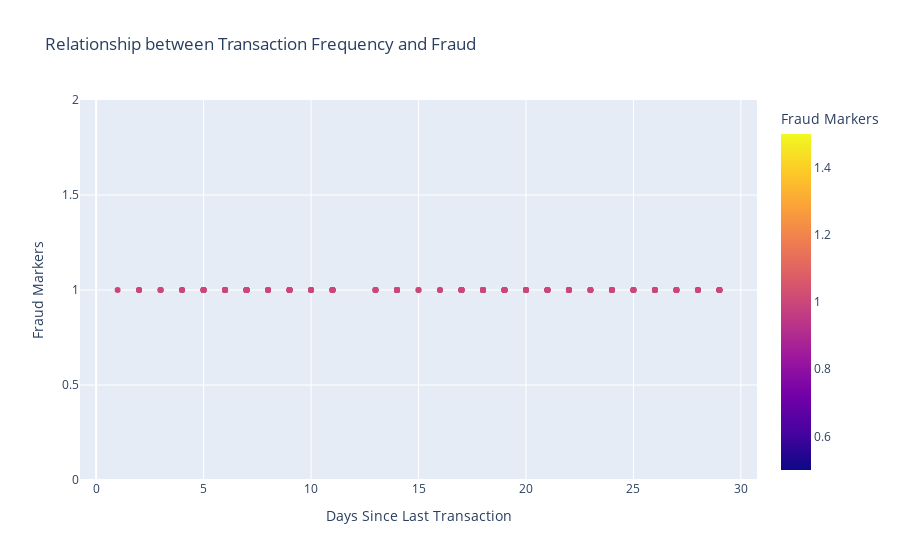

Write notebook code for a chart like this one.
### Code cell
#plot 6:Relationship between Days Since Last Transaction and Fraud using scatter plot
fig = px.scatter(fraud, x='Days_Since_Last_Transaction', y='fraud',
                   title='Relationship between Transaction Frequency and Fraud',
                   labels={'Days_Since_Last_Transaction': 'Days Since Last Transaction', 'fraud': 'Fraud Markers'},
                   color='fraud',color_discrete_map={0: 'lightblue', 1: 'orange'} )

fig.show()

### Figure 1 — Plotly figure (JSON) as saved in the notebook; plotly's stock layout.template omitted (floating-point values rounded to 4 significant figures; data arrays with more than 128 entries replaced by an {"elided": "..."} marker saying what was removed)
{"data": [{"hovertemplate": "Days Since Last Transaction=%{x}<br>Fraud Markers=%{marker.color}<extra></extra>", "legendgroup": "", "marker": {"color": {"elided": "155 int values"}, "coloraxis": "coloraxis", "symbol": "circle"}, "mode": "markers", "name": "", "orientation": "v", "showlegend": false, "type": "scatter", "x": {"elided": "155 int values"}, "xaxis": "x", "y": {"elided": "155 int values"}, "yaxis": "y"}], "layout": {"coloraxis": {"colorbar": {"title": {"text": "Fraud Markers"}}, "colorscale": [[0, "#0d0887"], [0.1111, "#46039f"], [0.2222, "#7201a8"], [0.3333, "#9c179e"], [0.4444, "#bd3786"], [0.5556, "#d8576b"], [0.6667, "#ed7953"], [0.7778, "#fb9f3a"], [0.8889, "#fdca26"], [1, "#f0f921"]]}, "legend": {"tracegroupgap": 0}, "title": {"text": "Relationship between Transaction Frequency and Fraud"}, "xaxis": {"anchor": "y", "domain": [0, 1], "title": {"text": "Days Since Last Transaction"}}, "yaxis": {"anchor": "x", "domain": [0, 1], "title": {"text": "Fraud Markers"}}}}
